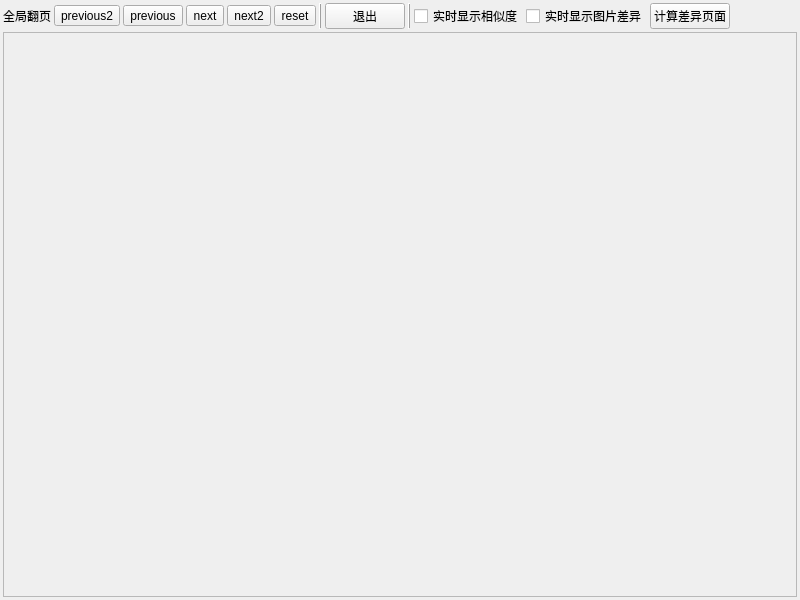
<?xml version="1.0" encoding="UTF-8"?>
<ui version="4.0">
 <class>Form</class>
 <widget class="QWidget" name="Form">
  <property name="geometry">
   <rect>
    <x>0</x>
    <y>0</y>
    <width>800</width>
    <height>600</height>
   </rect>
  </property>
  <property name="windowTitle">
   <string>Form</string>
  </property>
  <layout class="QVBoxLayout" name="verticalLayout" stretch="0,0">
   <property name="spacing">
    <number>3</number>
   </property>
   <property name="leftMargin">
    <number>3</number>
   </property>
   <property name="topMargin">
    <number>3</number>
   </property>
   <property name="rightMargin">
    <number>3</number>
   </property>
   <property name="bottomMargin">
    <number>3</number>
   </property>
   <item>
    <layout class="QHBoxLayout" name="horizontalLayout">
     <property name="spacing">
      <number>3</number>
     </property>
     <item>
      <widget class="QLabel" name="label">
       <property name="text">
        <string>全局翻页</string>
       </property>
      </widget>
     </item>
     <item>
      <widget class="QToolButton" name="toolButton_previous2">
       <property name="text">
        <string>previous2</string>
       </property>
      </widget>
     </item>
     <item>
      <widget class="QToolButton" name="toolButton_previous">
       <property name="text">
        <string>previous</string>
       </property>
      </widget>
     </item>
     <item>
      <widget class="QToolButton" name="toolButton_next">
       <property name="text">
        <string>next</string>
       </property>
      </widget>
     </item>
     <item>
      <widget class="QToolButton" name="toolButton_next2">
       <property name="text">
        <string>next2</string>
       </property>
      </widget>
     </item>
     <item>
      <widget class="QToolButton" name="toolButton_reset">
       <property name="text">
        <string>reset</string>
       </property>
      </widget>
     </item>
     <item>
      <widget class="Line" name="line">
       <property name="frameShadow">
        <enum>QFrame::Shadow::Raised</enum>
       </property>
       <property name="orientation">
        <enum>Qt::Orientation::Vertical</enum>
       </property>
      </widget>
     </item>
     <item>
      <widget class="QPushButton" name="pushButton_quit">
       <property name="text">
        <string>退出</string>
       </property>
      </widget>
     </item>
     <item>
      <widget class="Line" name="line_2">
       <property name="frameShadow">
        <enum>QFrame::Shadow::Raised</enum>
       </property>
       <property name="orientation">
        <enum>Qt::Orientation::Vertical</enum>
       </property>
      </widget>
     </item>
     <item>
      <widget class="QCheckBox" name="checkBox_auto_calc_similar">
       <property name="text">
        <string>实时显示相似度</string>
       </property>
      </widget>
     </item>
     <item>
      <widget class="QCheckBox" name="checkBox_auto_image_diff">
       <property name="text">
        <string>实时显示图片差异</string>
       </property>
      </widget>
     </item>
     <item>
      <widget class="QPushButton" name="pushButton_calc_diff_pages">
       <property name="text">
        <string>计算差异页面</string>
       </property>
      </widget>
     </item>
     <item>
      <spacer name="horizontalSpacer">
       <property name="orientation">
        <enum>Qt::Orientation::Horizontal</enum>
       </property>
       <property name="sizeHint" stdset="0">
        <size>
         <width>40</width>
         <height>20</height>
        </size>
       </property>
      </spacer>
     </item>
    </layout>
   </item>
   <item>
    <widget class="QScrollArea" name="scrollArea">
     <property name="widgetResizable">
      <bool>true</bool>
     </property>
     <widget class="QWidget" name="scrollAreaWidgetContents">
      <property name="geometry">
       <rect>
        <x>0</x>
        <y>0</y>
        <width>792</width>
        <height>564</height>
       </rect>
      </property>
      <layout class="QHBoxLayout" name="horizontalLayout_2">
       <property name="spacing">
        <number>0</number>
       </property>
       <property name="leftMargin">
        <number>0</number>
       </property>
       <property name="topMargin">
        <number>0</number>
       </property>
       <property name="rightMargin">
        <number>0</number>
       </property>
       <property name="bottomMargin">
        <number>0</number>
       </property>
       <item>
        <layout class="QHBoxLayout" name="horizontalLayout_group"/>
       </item>
      </layout>
     </widget>
    </widget>
   </item>
  </layout>
 </widget>
 <resources/>
 <connections/>
</ui>
